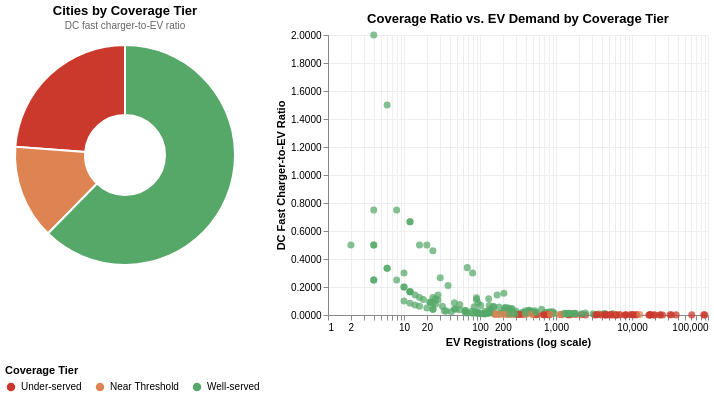

The notebook cell saved with this chart:
### Code cell
tier_color_scale = alt.Scale(
    domain=["Under-served", "Near Threshold", "Well-served"],
    range=["#CB392C", "#DD8452", "#55A868"],
)

tier_df = tier_summary.reset_index()
tier_df.columns = ["tier", "count"]
tier_df["pct"] = (tier_df["count"] / tier_df["count"].sum() * 100).round(1)

pie = (
    alt.Chart(tier_df)
    .mark_arc(outerRadius=110, innerRadius=40, stroke="white", strokeWidth=2)
    .encode(
        theta=alt.Theta("count:Q", stack=True),
        color=alt.Color(
            "tier:N",
            scale=tier_color_scale,
            legend=alt.Legend(
                title="Coverage Tier", orient="bottom",
                titleFontSize=11, labelFontSize=10,
            ),
        ),
        tooltip=[
            alt.Tooltip("tier:N", title="Tier"),
            alt.Tooltip("count:Q", title="Cities"),
            alt.Tooltip("pct:Q", title="Share (%)", format=".1f"),
        ],
    )
    .properties(
        title=alt.TitleParams(
            "Cities by Coverage Tier",
            subtitle="DC fast charger-to-EV ratio",
            fontSize=13, subtitleFontSize=10, subtitleColor="#666",
        ),
        width=240, height=240,
    )
)

scatter_df = df_scored[["location", "vehicle count", "fast charger ratio", "tier"]].copy()

scatter_chart = (
    alt.Chart(scatter_df)
    .mark_circle(opacity=0.72, size=50)
    .encode(
        x=alt.X(
            "vehicle count:Q",
            scale=alt.Scale(type="log"),
            title="EV Registrations (log scale)",
            axis=alt.Axis(grid=True, gridColor="#eee"),
        ),
        y=alt.Y(
            "fast charger ratio:Q",
            title="DC Fast Charger-to-EV Ratio",
            axis=alt.Axis(grid=True, gridColor="#eee", format=".4f"),
        ),
        color=alt.Color("tier:N", scale=tier_color_scale, legend=None),
        tooltip=[
            alt.Tooltip("location:N", title="City"),
            alt.Tooltip("tier:N", title="Tier"),
            alt.Tooltip("vehicle count:Q", title="EVs", format=","),
            alt.Tooltip("fast charger ratio:Q", title="Fast Ratio", format=".5f"),
        ],
    )
    .properties(
        title=alt.TitleParams(
            "Coverage Ratio vs. EV Demand by Coverage Tier",
            fontSize=13,
        ),
        width=380, height=280,
    )
)

fig1 = (
    alt.hconcat(pie, scatter_chart, spacing=30)
    .resolve_scale(color="shared")
    .configure_view(strokeWidth=0)
    .configure_axis(labelFontSize=10, titleFontSize=11)
)

fig1.save("docs/img/fig_coverage_tiers.png")
fig1

### Figure 1 — Vega-Lite specification as saved in the notebook (floating-point values rounded to 4 significant figures; data arrays with more than 128 entries replaced by an {"elided": "..."} marker saying what was removed)
{"config": {"view": {"continuousWidth": 300, "continuousHeight": 300, "strokeWidth": 0}, "axis": {"labelFontSize": 10, "titleFontSize": 11}}, "hconcat": [{"data": {"name": "data-960882805d67bd1d1450ea651c037004"}, "mark": {"type": "arc", "innerRadius": 40, "outerRadius": 110, "stroke": "white", "strokeWidth": 2}, "encoding": {"color": {"field": "tier", "legend": {"labelFontSize": 10, "orient": "bottom", "title": "Coverage Tier", "titleFontSize": 11}, "scale": {"domain": ["Under-served", "Near Threshold", "Well-served"], "range": ["#CB392C", "#DD8452", "#55A868"]}, "type": "nominal"}, "theta": {"field": "count", "stack": true, "type": "quantitative"}, "tooltip": [{"field": "tier", "title": "Tier", "type": "nominal"}, {"field": "count", "title": "Cities", "type": "quantitative"}, {"field": "pct", "format": ".1f", "title": "Share (%)", "type": "quantitative"}]}, "height": 240, "title": {"text": "Cities by Coverage Tier", "fontSize": 13, "subtitle": "DC fast charger-to-EV ratio", "subtitleColor": "#666", "subtitleFontSize": 10}, "width": 240}, {"data": {"name": "data-8dcc87bc2d09350a7bf974b38be5e65d"}, "mark": {"type": "circle", "opacity": 0.72, "size": 50}, "encoding": {"color": {"field": "tier", "legend": null, "scale": {"domain": ["Under-served", "Near Threshold", "Well-served"], "range": ["#CB392C", "#DD8452", "#55A868"]}, "type": "nominal"}, "tooltip": [{"field": "location", "title": "City", "type": "nominal"}, {"field": "tier", "title": "Tier", "type": "nominal"}, {"field": "vehicle count", "format": ",", "title": "EVs", "type": "quantitative"}, {"field": "fast charger ratio", "format": ".5f", "title": "Fast Ratio", "type": "quantitative"}], "x": {"axis": {"grid": true, "gridColor": "#eee"}, "field": "vehicle count", "scale": {"type": "log"}, "title": "EV Registrations (log scale)", "type": "quantitative"}, "y": {"axis": {"format": ".4f", "grid": true, "gridColor": "#eee"}, "field": "fast charger ratio", "title": "DC Fast Charger-to-EV Ratio", "type": "quantitative"}}, "height": 280, "title": {"text": "Coverage Ratio vs. EV Demand by Coverage Tier", "fontSize": 13}, "width": 380}], "resolve": {"scale": {"color": "shared"}}, "spacing": 30, "$schema": "https://vega.github.io/schema/vega-lite/v6.1.0.json", "datasets": {"data-960882805d67bd1d1450ea651c037004": [{"tier": "Under-served", "count": 55, "pct": 23.8}, {"tier": "Near Threshold", "count": 32, "pct": 13.9}, {"tier": "Well-served", "count": 144, "pct": 62.3}], "data-8dcc87bc2d09350a7bf974b38be5e65d": {"elided": "231 records"}}}
